Frame 1 (no input): blank canvas, image omitted
Frame 60 (no input): blank canvas, image omitted
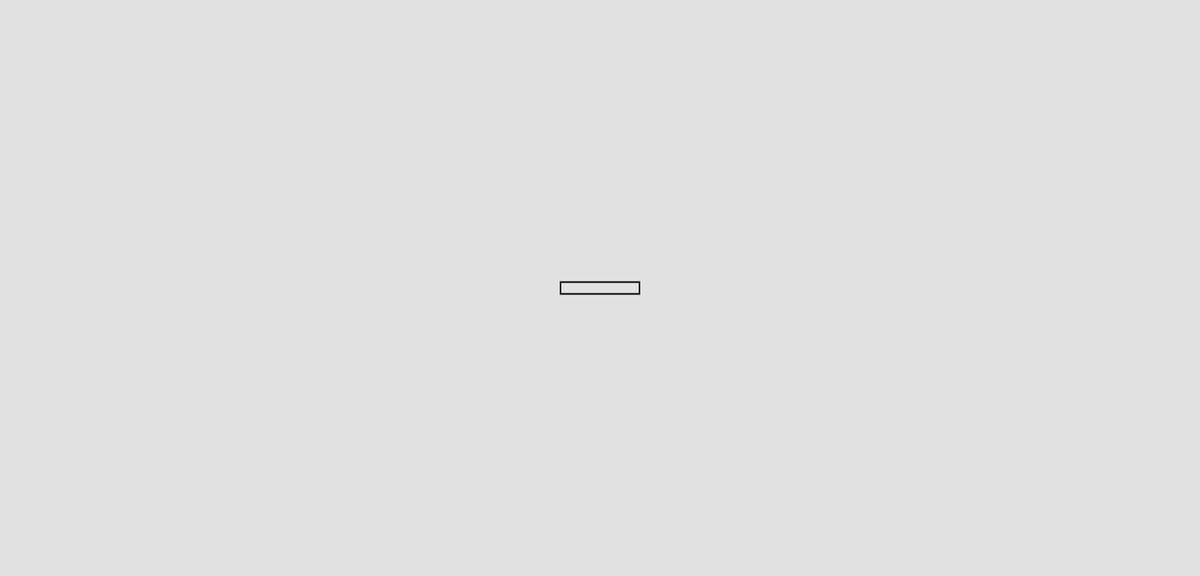
Frame 120 (the mouse pressed at the canvas centre since frame 60)

The p5.js sketch whose frames 1 and 60 were blank and that drew this single picture after the mouse press (run headless with seeded random() and noise() and a simulated clock; from frame 60 on, the mouse is pressed at the canvas centre):

// p5.js sketch
// ── sketch.js
// 1) make simple vertical marble maze
// 2) add aditional pieces one by one
// 3) add rube goldberg aspect, so the machine does something
// 4) add multiple marbles/have other objects that can run the machine
// 5) make it customizable
// 6) add ability to upload to server
// 7) attempt to make 3d?
let slope = [];
let r;


let marble = [];
let b;

function setup() {
  createCanvas(1520,730);
  angleMode(DEGREES);
  rectMode(CENTER);

}

function draw() {
  console.log(slope);
  background(225);

  for (let i = 0; i < slope.length; i++) {
  	    slope[i].drawRamp();
        slope[i].keyTyped();
  	  }

  for (let a = 0; a < marble.length; a++) {
        marble[a].drawBall();
  }

  function keyPressed(){
    if (keyCode === 13){
    let b = new Ball(0,0);
    }
  }

  }
function mousePressed(){
  let r = new Ramp(mouseX,mouseY,100,180);
  slope.push(r);
}


function keyPressed(){
  if (keyCode === 13){
  let b = new Ball(0,0);
  marble.push(b);
  }

}


class Ramp {
  constructor(x,y,rampWidth,rampAngle){
  	this.x = x;
    this.y = y;
    this.rampWidth = rampWidth;
    this.rampAngle = rampAngle;
  }
    drawRamp(){
      strokeWeight(2);
      noFill();
      push();
      translate(this.x, this.y);
      rotate(this.rampAngle);
      rect(0, 0, this.rampWidth, 15);
      pop();
  }

    keyTyped(){
      // if the mouse is hovering over the ramp that you want to adjust
      if(mouseX >= this.x-this.rampWidth/2 && mouseX <= this.x+this.rampWidth/2 && mouseY >= this.y-7 && mouseY <=this.y+7){

        if (key === 'a'){
         this.rampWidth = this.rampWidth - 2.5;
        }
        else if (key === 'd'){
          this.rampWidth = this.rampWidth + 2.5;
        }
        else if (key === 'w'){
          this.rampAngle = this.rampAngle + 3;
        }
        else if (key === 's'){
          this.rampAngle = this.rampAngle - 3;
       }
      }
  }
}

 class Ball{
   constructor(x,y){
     this.x = x;
     this.y = y;
   }
    drawBall(){
      translate(this.x, this.y);
      fill('BLUE');
      ellipse(0, 0, 20, 20);
    }


 }
